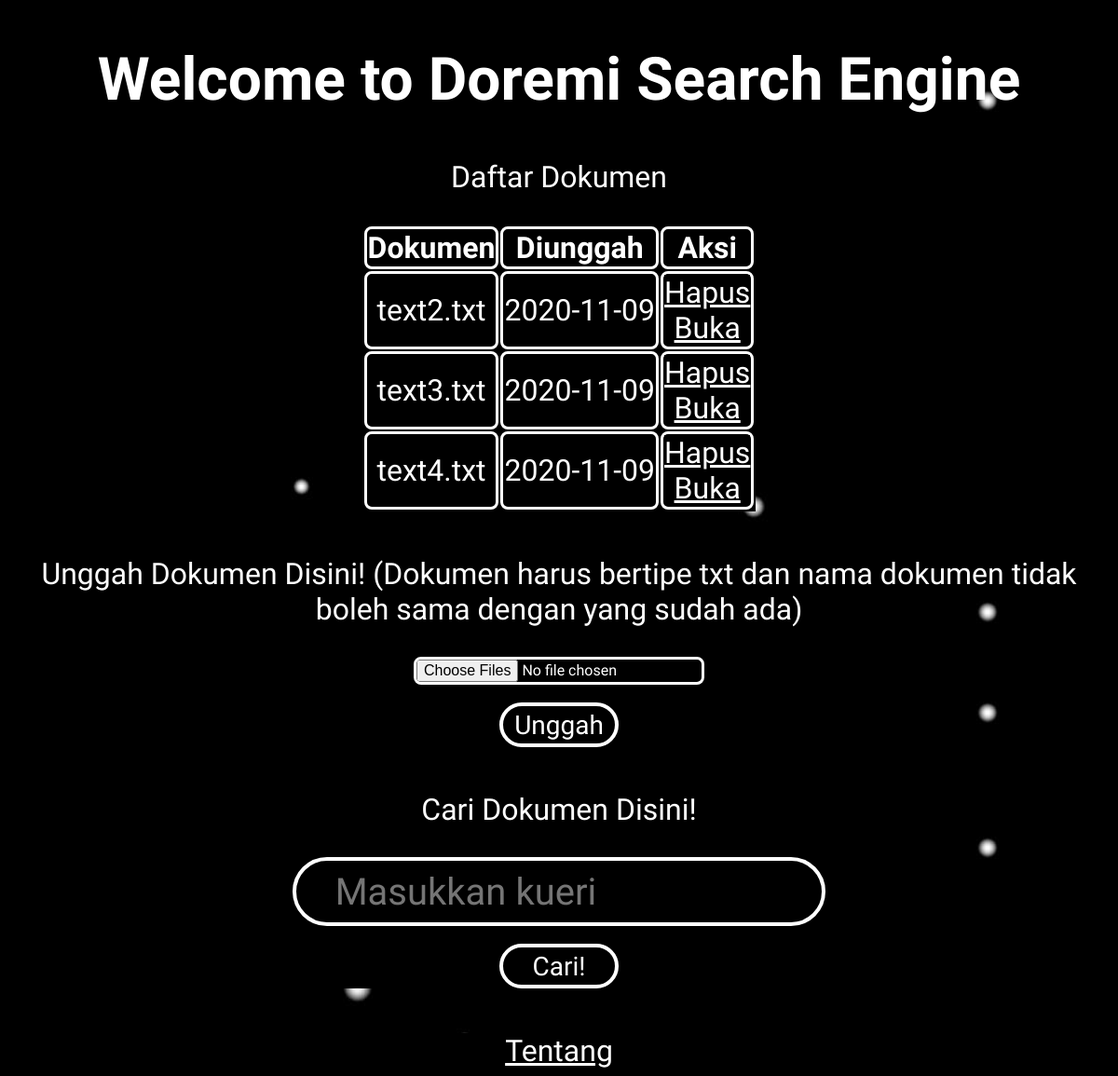
The app's page /, older data.
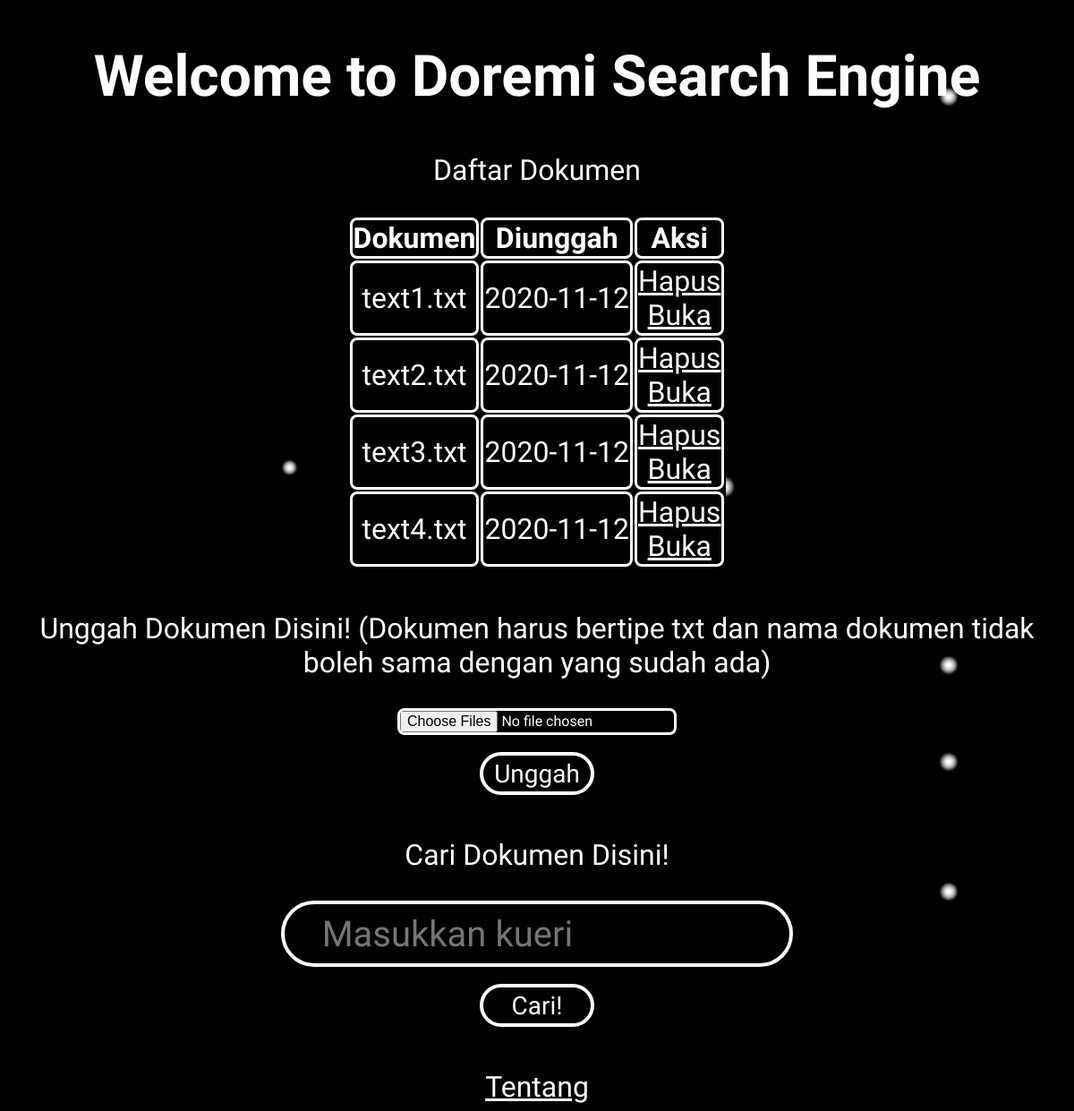
The same page, newer data.
### src/app.py (models this page shows, shortened)
class Documents(db.Model):
    name = db.Column(db.String, primary_key=True)
    date_uploaded = db.Column(db.DateTime, default=datetime.utcnow)

### src/app.py (the view)
@app.route('/', methods=['GET', 'POST'])
def upload_file():
    if request.method == 'POST':
        if 'files[]' not in request.files:
            flash('No file part')
            return redirect(request.url)
        files = request.files.getlist('files[]')
        for file in files:
            if file and allowed_file(file.filename):
                filename = secure_filename(file.filename)
                new_file = Documents(name=filename)
                try:
                    db.session.add(new_file)
                    db.session.commit()
                    file.save(os.path.join(app.config['UPLOAD_FOLDER'], filename))
                except:
                    return 'There was an issue uploading your files'
        return redirect('/')
    else:
        filenames = Documents.query.order_by(Documents.date_uploaded).all()
        return render_template('home.html', filenames=filenames)

### src/templates/home.html (shortened to what this page needs)
{% extends 'base.html' %}
{% block head %}
<link rel="stylesheet" href="{{ url_for('static', filename='/css/home.css') }}" type="text/css">
{% endblock %}
{% block body %}
<div class="files">
    <h1>Welcome to Doremi Search Engine</h1>
    {% if filenames|length < 1 %}
    <p>Belum ada dokumen. Silahkan unggah di bawah ini.</p>
    {% else %}
    <p>Daftar Dokumen</p>
    <table>
        <tr>
            <th>Dokumen</th>
            <th>Diunggah</th>
            <th>Aksi</th>
        </tr>
        {% for filename in filenames %}
            <tr>
                <td>{{ filename.name }}</td>
                <td>{{ filename.date_uploaded.date() }}</td>
                <td>
                    <a href="/delete/{{ filename.name }}">Hapus</a>
                    <br>
                    <a href="/uploads/{{ filename.name }}">Buka</a>
                </td>
            </tr>
        {% endfor %}
    </table>
    {% endif %}
    <div id="submitfiles">
        <p>Unggah Dokumen Disini! (Dokumen harus bertipe txt dan nama dokumen tidak boleh sama dengan yang sudah ada)</p>
        <form method=post enctype=multipart/form-data>
            <input id="inp" type=file name="files[]" multiple="true" accept=".txt">
            <br>
            <br>
            <input type=submit value=Unggah class="button">
        </form>
    </div>
</div>
<div class="form">
    <form action="/search" method="POST">
        <p>Cari Dokumen Disini!</p>
        <input type="text" name="query" value="{{ query }}" placeholder="    Masukkan kueri" id="searchbar" required>
        <br>
        <input type="submit" value="Cari!" class="button">
    </form>
</div>
<footer>
    <a href="">Tentang</a>
</footer>
{% endblock %}

Row changes from the older to the newer data that the page shows:
added Documents: name "text1.txt", date_uploaded "2020-11-12"
changed Documents "text2.txt": date_uploaded "2020-11-09" → "2020-11-12"
changed Documents "text3.txt": date_uploaded "2020-11-09" → "2020-11-12"
changed Documents "text4.txt": date_uploaded "2020-11-09" → "2020-11-12"
